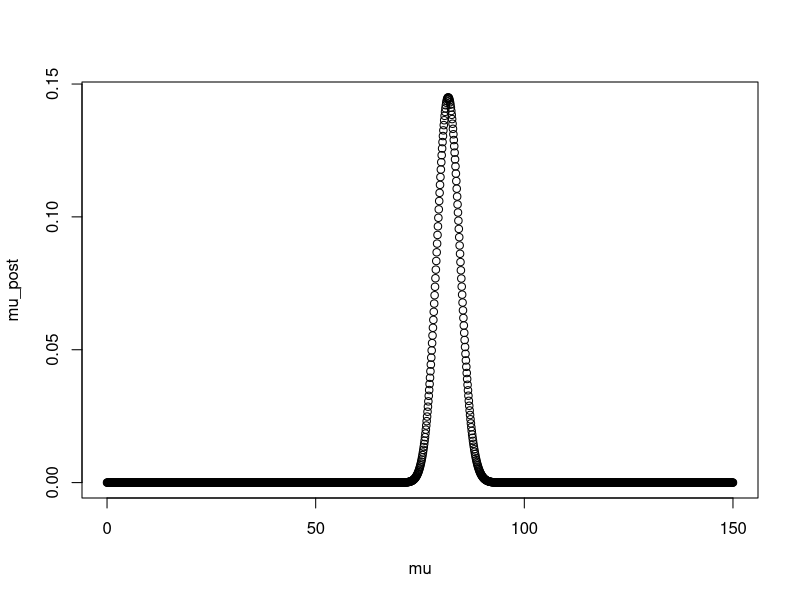

Recreate this plot in R.
####################################
## Lab 5
## 2022-03-16
## Written by Matas
####################################



## Question 1 ---------------------------
## 1) --------------------------

# Load the data
y <- c(64, 72, 84, 73, 98, 85, 85, 94, 72, 93)

# Prior mean
m <- 80

# Prior SD
s <- 10

# Match prior belief with parameters
r <- m^2 / s^2
v <- m/s^2 

prior_fun <- function(m, s){
  r <- m^2 / s^2
  v <- m/s^2 
  
  return(c(r,v))
}

prior_fun(95,20)

## 2) ----------------------------
sum_y <- sum(y)
n <- length(y)

# Posterior
r1 <- r + sum_y
v1 <- v + n

posterior_fun <- function(m, s){
  # Prior p.
  r <- m^2 / s^2
  v <- m/s^2 
  
  # Likelihood
  sum_y <- sum(y)
  n <- length(y)
  
  # Posterior
  r1 <- r + sum_y
  v1 <- v + n
  
  return(c(r1, v1))
}

pos <- posterior_fun(85, 10)

pos[1] #r1
pos[2] #v1

## 3) ----------------------------

pos_mean <- r1 / v1
pos_var <- r1 / v1^2

pri_w <- v / (v + n)
pri_m <- r / v

data_w <- n / (v + n)
data_m <- sum_y / n

pri_w * pri_m + data_w * data_m - pos_mean

## 5) ----------------------------

low <- qgamma(0.025, r1, v1)
up <- qgamma(0.975, r1, v1)

CI_fun <- function(m, s){
  # Prior p.
  r <- m^2 / s^2
  v <- m/s^2 
  
  # Likelihood
  sum_y <- sum(y)
  n <- length(y)
  
  # Posterior
  r1 <- r + sum_y
  v1 <- v + n
  # CI
  low <- qgamma(0.025, r1, v1)
  up <- qgamma(0.975, r1, v1)
  
  return(c(low, up))
}

CI_fun(80, 10)

## 6) ----------------------------

pgamma(75, r1, v1)

### Plot ----------------------------

# Specify mu values for gamma
mu <- seq(0, 150, 0.1)

# Calculate the posterior density
mu_post <- dgamma(mu, r1, v1)

# Plot the posterior density
plot(mu, mu_post)


## Question 2 ---------------------------

priors <- prior_fun(6 ,2)

prior_fun <- function(m, s){
  r <- m^2 / s^2
  v <- m / s^2
  
  return(c(r,v))
}

r <- priors[1]
v <- priors[2]

sum_y <- 71
n <- 100 / 10

r1 <- r + sum_y
v1 <- v + n
posterior_fun2 <- function(m, s, sum_y = 71, n = 10){
  # Prior p.
  r <- m^2 / s^2
  v <- m/s^2 
  
  # Posterior
  r1 <- r + sum_y
  v1 <- v + n
  
  return(c(r1, v1))
}

posterior_fun2(6, 2)

## 5) ---------------------------
qgamma(0.025, r1, v1)
qgamma(0.975, r1, v1)